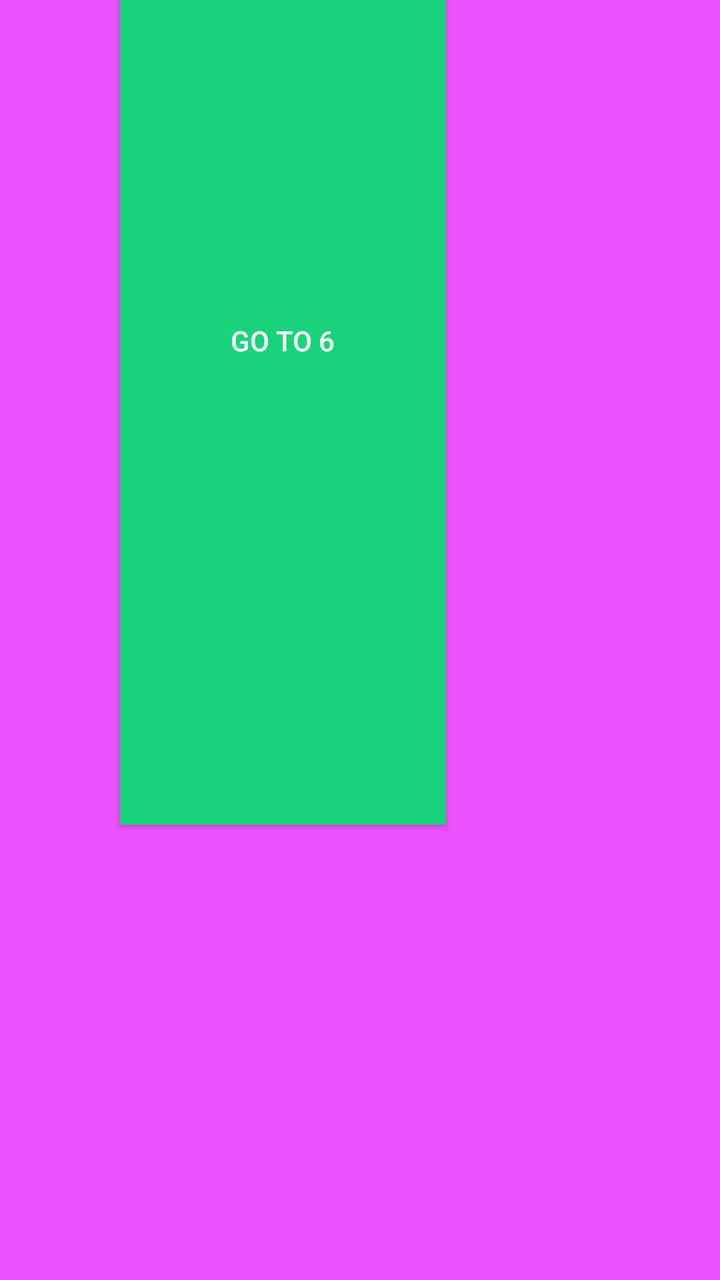
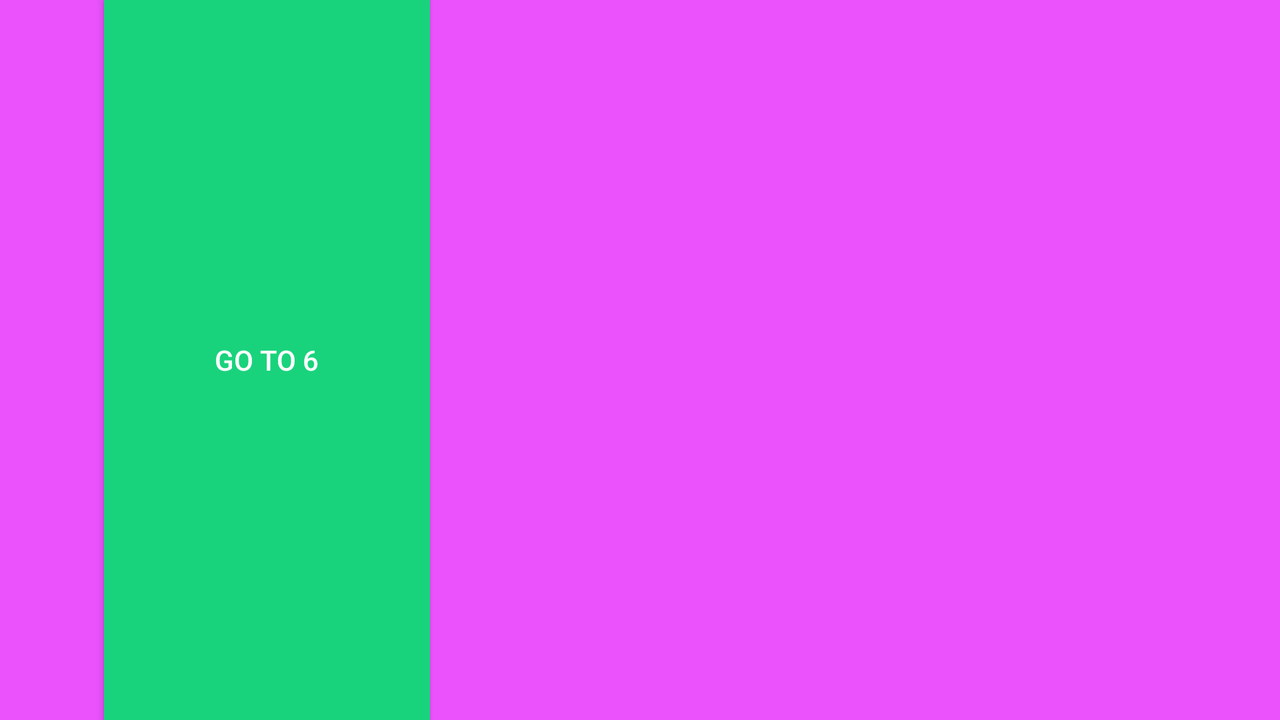

The same Android screen from two of the app's own layout files: first res/layout/ as a phone draws it, then the repository's variant for another configuration, drawn on a device whose configuration selects that folder. Both files follow.
<!-- AndroidManifest.xml: application theme Theme.MaterialComponents -->
<!-- res/layout/layout5.xml -->
<?xml version="1.0" encoding="utf-8"?>
<androidx.constraintlayout.widget.ConstraintLayout xmlns:android="http://schemas.android.com/apk/res/android"
    xmlns:app="http://schemas.android.com/apk/res-auto"
    xmlns:tools="http://schemas.android.com/tools"
    android:layout_width="match_parent"
    android:background="@color/Color_5"

    android:layout_height="match_parent">


<androidx.appcompat.widget.AppCompatButton
        android:id="@+id/button5"
        android:layout_width="163dp"
        android:layout_height="484dp"
        android:layout_marginStart="60dp"
        android:layout_marginBottom="228dp"
        android:text="@string/go_to_6"
        android:background="@color/Color_6"
        app:layout_constraintBottom_toBottomOf="parent"
        app:layout_constraintStart_toStartOf="parent" />

</androidx.constraintlayout.widget.ConstraintLayout>
<!-- resources referenced by this layout -->
<resources>
  <color name="Color_5">#EB52FC</color>
  <color name="Color_6">#19D37C</color>
  <string name="go_to_6">Go To 6</string>
</resources>
<!-- res/layout-land/layout5.xml (the repository's variant of the layout above) -->
<!-- drawn on the phone turned sideways -->
<?xml version="1.0" encoding="utf-8"?>
<androidx.constraintlayout.widget.ConstraintLayout xmlns:android="http://schemas.android.com/apk/res/android"
    xmlns:app="http://schemas.android.com/apk/res-auto"
    xmlns:tools="http://schemas.android.com/tools"
    android:layout_width="match_parent"
    android:background="@color/Color_5"

    android:layout_height="match_parent">


    <androidx.appcompat.widget.AppCompatButton
        android:id="@+id/button5"
        android:layout_width="163dp"
        android:layout_height="0dp"
        android:layout_marginStart="52dp"
        android:background="@color/Color_6"
        android:text="@string/go_to_6"
        app:layout_constraintBottom_toBottomOf="parent"
        app:layout_constraintStart_toStartOf="parent"
        app:layout_constraintTop_toTopOf="parent" />

</androidx.constraintlayout.widget.ConstraintLayout>
